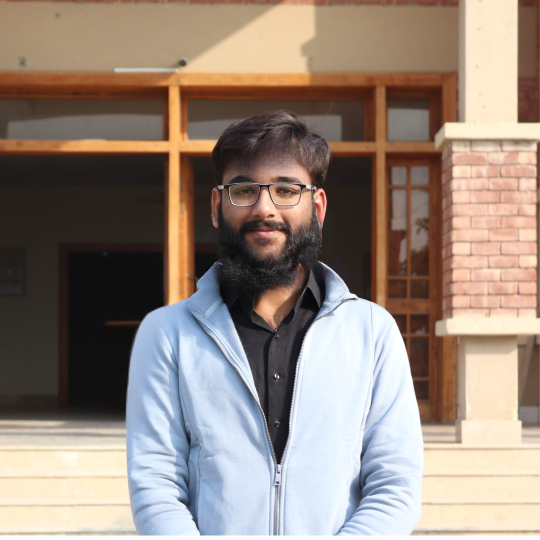
#> input picture P5 Image Filtering & Blurring/husnain'sheadshot.png, 1080 x 1080 px, found by its file name (shown at 1/2 size)
$ python median_blur.py
#> lines starting #> are read from the running program, lines starting #| are printed output that depends on the picture
import cv2

image = cv2.imread("P5 Image Filtering & Blurring\husnain'sheadshot.png")
#> image is the input picture: shape (1080, 1080, 3); mean B, G, R 124.4, 135.3, 150.6
rimg = cv2.resize(image, (500,500))
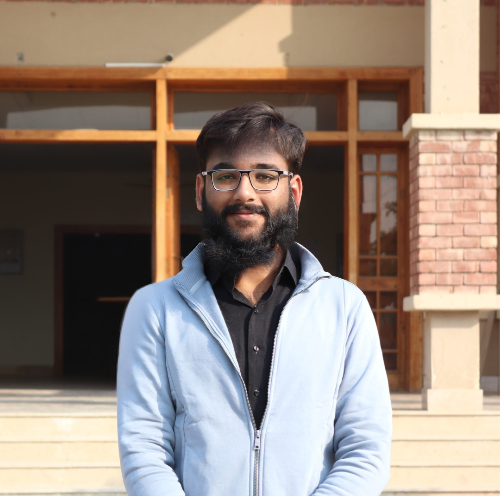
#> rimg: shape (500, 500, 3); mean B, G, R 124.3, 135.2, 150.5

# formula of median blurred = cv2.medianBlur(image, kernel_size)

blurred = cv2.medianBlur(rimg, 7)
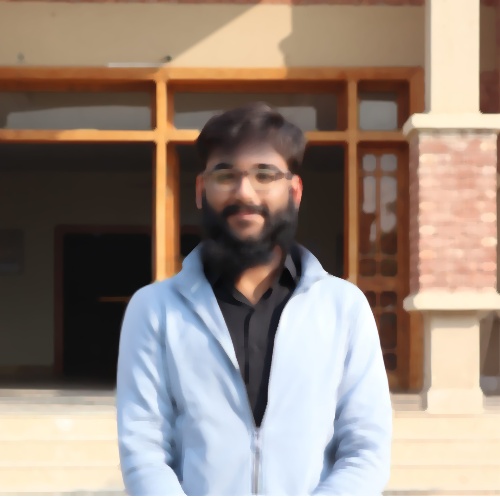
#> blurred: shape (500, 500, 3); mean B, G, R 124.8, 135.7, 151.2

cv2.imshow("Original Image",rimg)
cv2.imshow("Blurred Image", blurred)
cv2.waitKey(0)
cv2.imwrite("huanain'sheadshotblurred.png",blurred)
cv2.destroyAllWindows()
